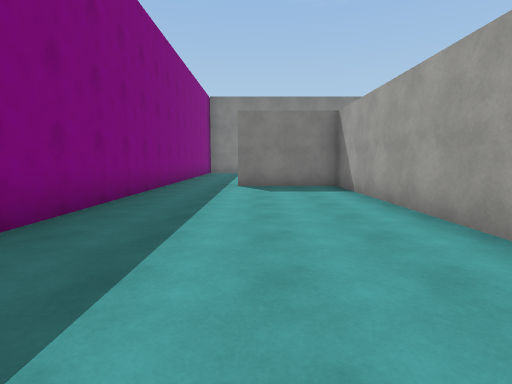
View 1 (above)

23 first-person views from a walk through a 3-D level made in the Unity game engine. The camera is 1.4 m above the floor, tilts 6° down and sees 80° across. The floor is counted in squares, 2 m on a side. Each view is taken from the middle of a square. On the plan, view 1 faces up. The plan holds only what a view shows up to about 10 squares ahead; the rest is blank. The player character is not drawn. Surface patterns are stand-ins for the level's own textures.

View 2
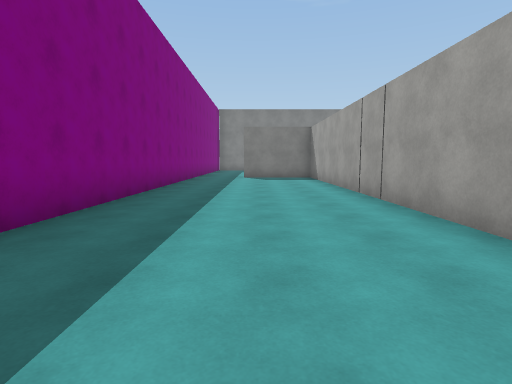

View 3
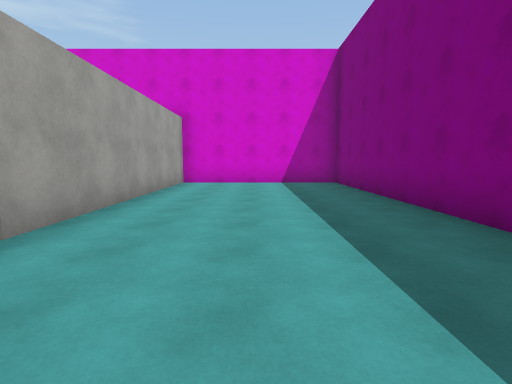

View 4
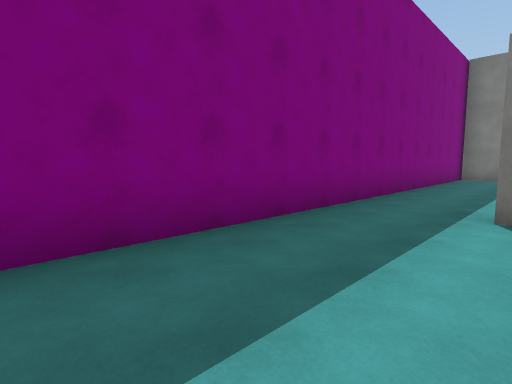

View 5
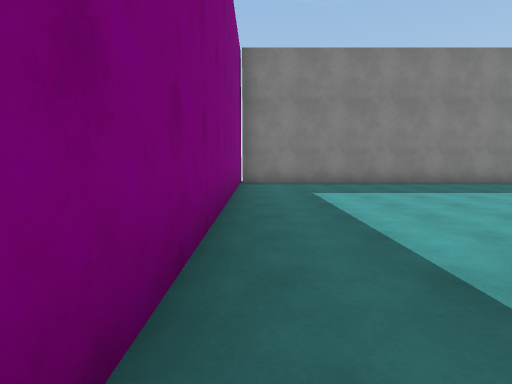

View 6
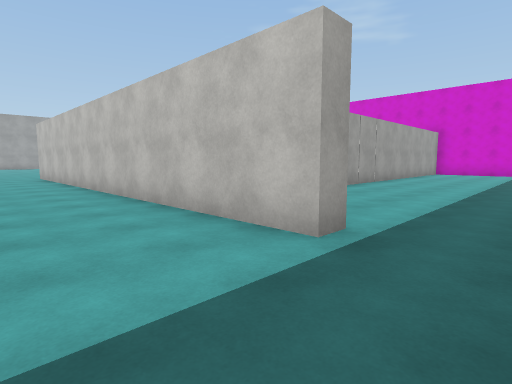

View 7
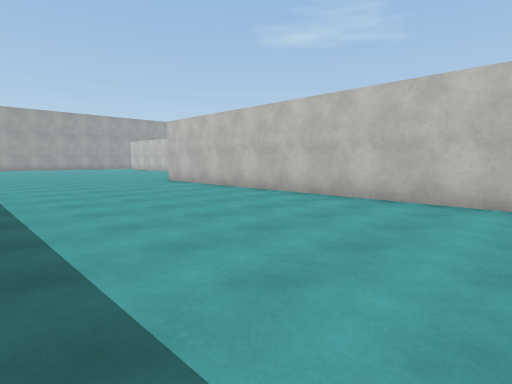

View 8
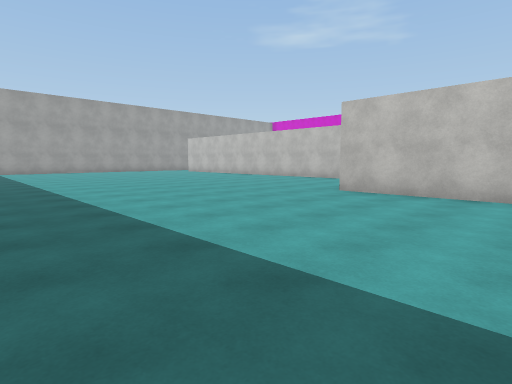

View 9
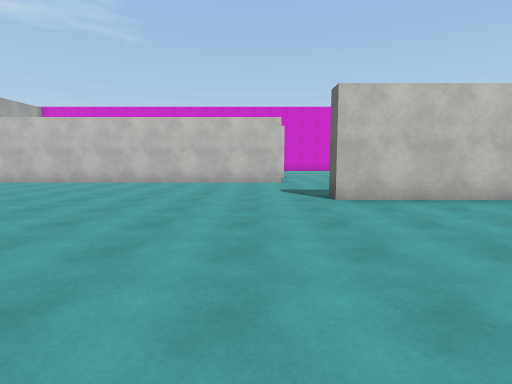

View 10
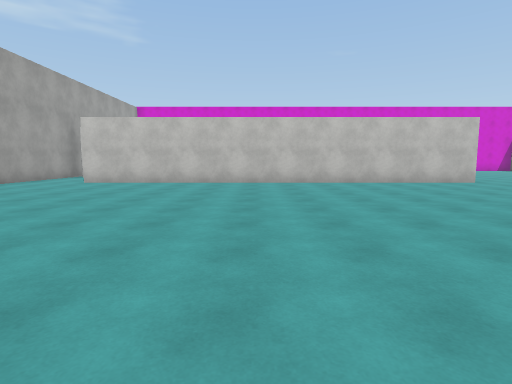

View 11
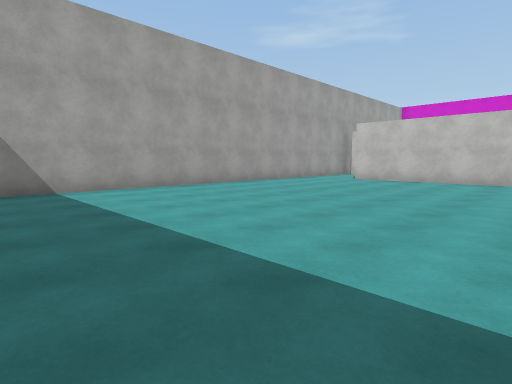

View 12
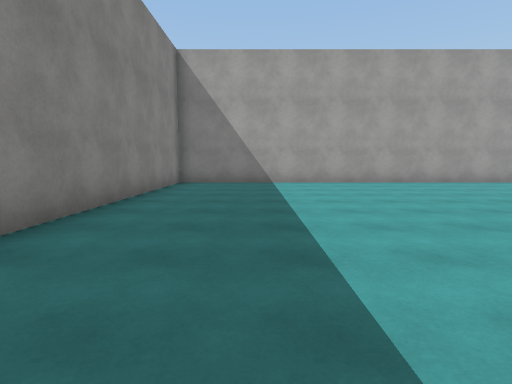

View 13
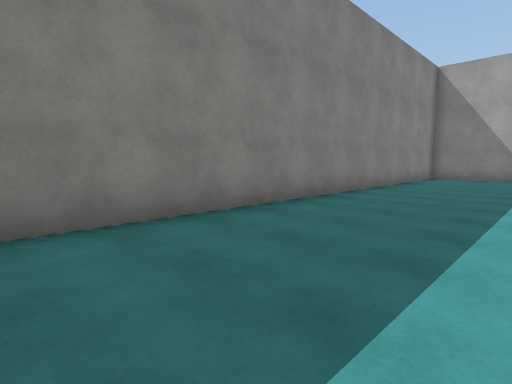

View 14
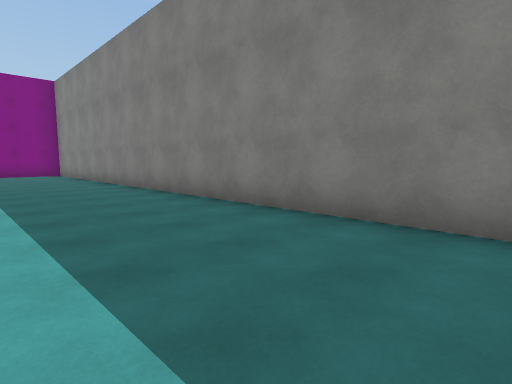

View 15
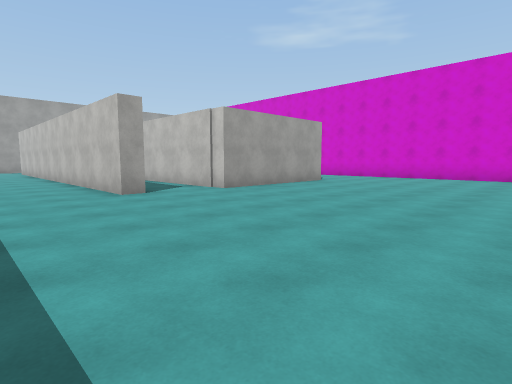

View 16
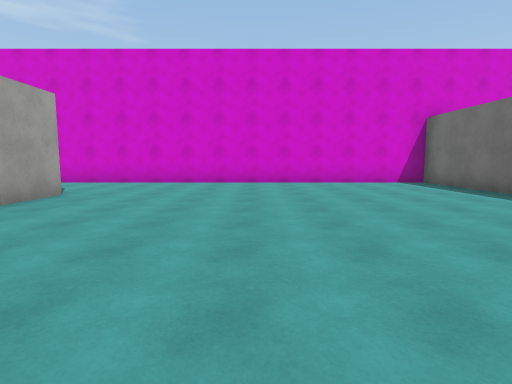

View 17
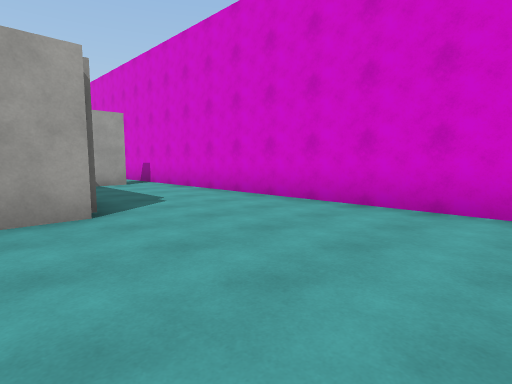

View 18
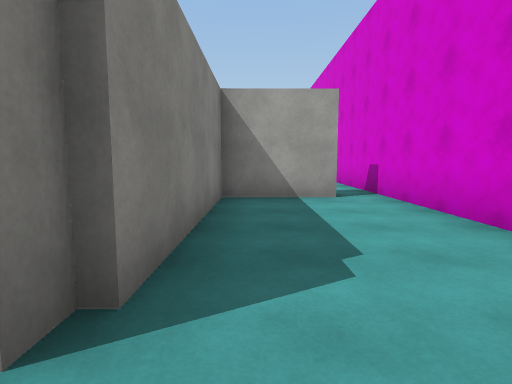

View 19
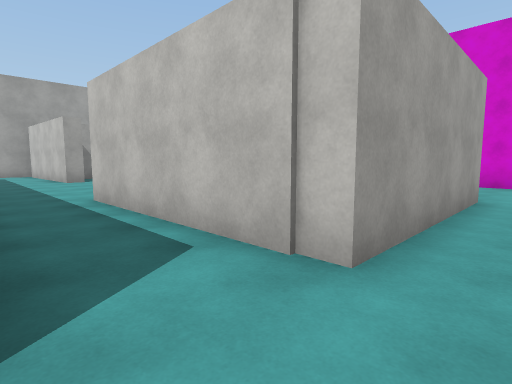

View 20
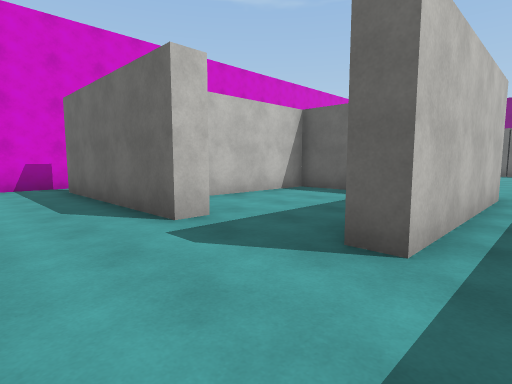

View 21
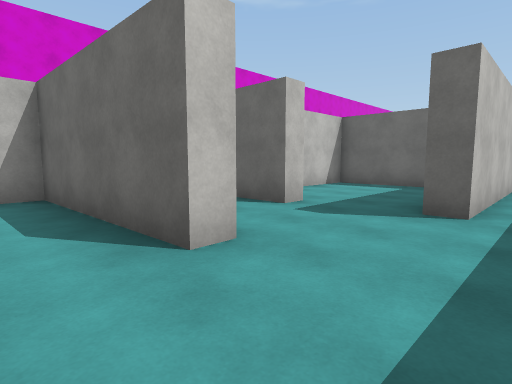

View 22
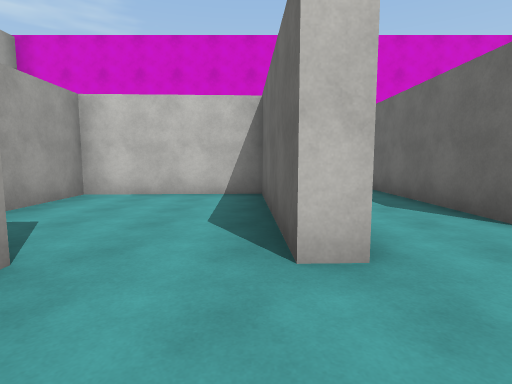

View 23
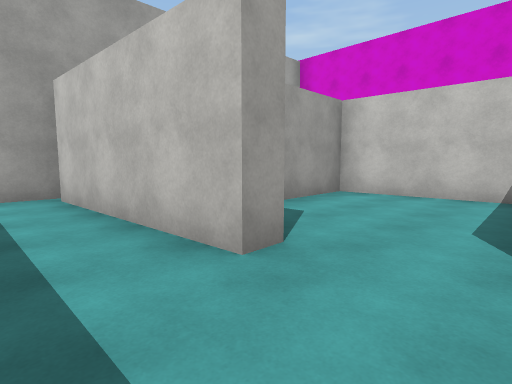

### Floor plan
Ten units are one square. View 1 is at (0, 0); x grows to the right and y downward. Boxes are objects, and circles mark ways between rooms. Rooms are numbered by the first view taken in them; rooms with no view inside come last. Other rooms are left out.
<svg viewBox="-30 -169 299 229">
<path fill="none" stroke="#000" d="M-25 -84 -25 55 23 55 22 -82 -5 -82M128 -164 -25 -164 -25 -84M124 -46 244 -46M-5 -82 -5 -87 116 -87 116 -81M264 -45 264 -164 142 -164M125 22 119 22 119 -23M27 22 28 55 174 55M124 -40 124 -46M167 46 167 24 122 24M191 -10 197 -10M166 1 172 1 172 46M216 -15 260 -17M124 -7 124 18 155 18M174 55 196 55M119 -23 167 -23 167 -18M264 -15 264 -45M216 -10 216 -15M197 -10 199 33 235 32 234 10"/>
<circle cx="-15" cy="-80" r="3" fill="#2a7"/>
<circle cx="113" cy="-60" r="3" fill="#2a7"/>
<circle cx="255" cy="-40" r="3" fill="#2a7"/>
<circle cx="120" cy="-30" r="3" fill="#2a7"/>
<circle cx="170" cy="50" r="3" fill="#2a7"/>
<circle cx="210" cy="-10" r="3" fill="#2a7"/>
<text x="0" y="-10">1</text>
<text x="130" y="-110">2</text>
<text x="80" y="0">3</text>
<text x="190" y="-10">4</text>
<text x="220" y="10">5</text>
</svg>
Room 1 opens to room 2. Room 2 opens to room 3. Room 2 opens to room 4. Room 3 opens to room 4. Room 4 opens to room 5.

Where each view was taken, in squares from view 1:
view 1: 0 up, 0 right, facing up
view 2: 4 down, 0 right, facing up
view 3: 4 up, 0 right, facing down
view 4: 4 up, 0 right, facing up-left
view 5: 7 up, 2 left, facing up
view 6: 11 up, 2 left, facing down-right
view 7: 14 up, 2 right, facing down-right
view 8: 15 up, 8 right, facing down-right
view 9: 14 up, 13 right, facing down
view 10: 14 up, 19 right, facing down
view 11: 15 up, 19 right, facing down-right
view 12: 14 up, 17 right, facing right
view 13: 13 up, 14 right, facing up-right
view 14: 13 up, 13 right, facing up-left
view 15: 7 up, 6 right, facing down-right
view 16: 4 up, 8 right, facing down
view 17: 1 down, 8 right, facing down-right
view 18: 3 down, 11 right, facing right
view 19: 4 up, 11 right, facing down-right
view 20: 3 up, 19 right, facing down-left
view 21: 3 up, 21 right, facing down-left
view 22: 3 up, 20 right, facing down
view 23: 3 up, 20 right, facing down-right
